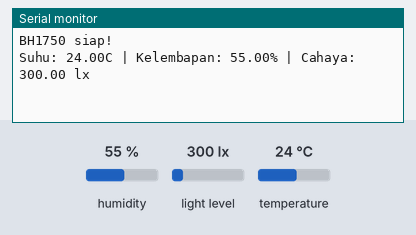
The program below on a simulated ESP32. On the bench: the last lines printed to the serial monitor. The inputs (shaded band) are chosen by the test bench; at power-on: humidity 55 %, light level 300 lx, temperature 24 °C. WiFi joins after 1.5 s; servers stay silent unless stated.

Above: at 3.0 s.
3.1 s: humidity set to 22 %
At 4.4 s:
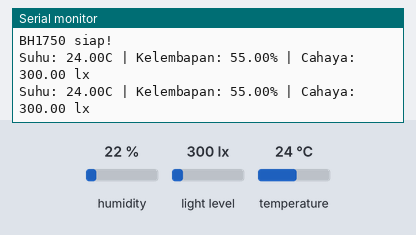
4.6 s: light level set to 40 lx
At 5.6 s:
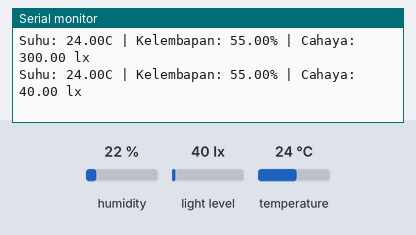
6.1 s: temperature set to 12 °C
At 7.4 s:
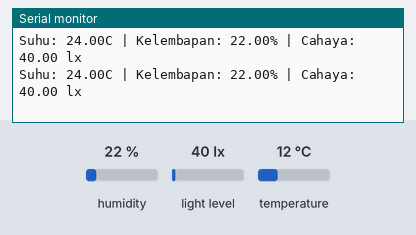
7.6 s: light level set to 500 lx
At 8.1 s:
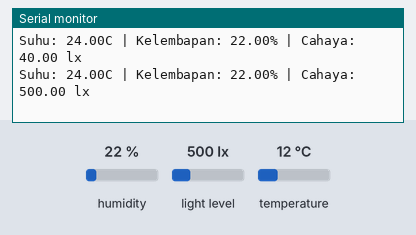
9.1 s: humidity set to 40 %
At 10.6 s:
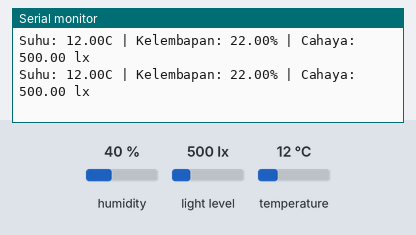
Timing chart, 0 to 11.6 s (numbered marks = the images above; inputs shaded):
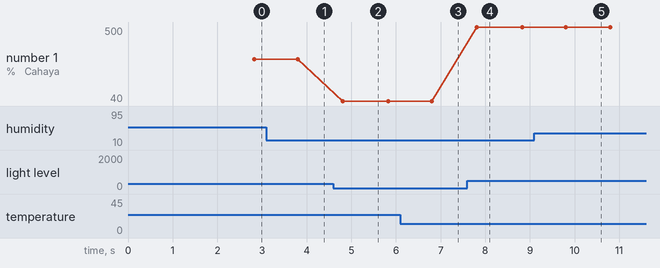

The program:

main.cpp
```cpp
// --- KREDENSIAL BLYNK & WIFI ---
#define BLYNK_TEMPLATE_ID "TMPL6votdTynk"
#define BLYNK_TEMPLATE_NAME "Monitoring Kualitas Lingkungan"
#define BLYNK_AUTH_TOKEN "3UfXQeBXbURlW04h1Lu-vtRVne4fkaSK"

#include <Arduino.h>
#include <WiFi.h>
#include <WiFiClient.h>
#include <BlynkSimpleEsp32.h>
#include <DHT.h>
#include <Wire.h>
#include <BH1750.h>

char ssid[] = "TSRD Family";
char pass[] = "TSRD22!!";

// --- DEFINISI PIN ---
#define DHTPIN 23
#define DHTTYPE DHT11

// --- OBJEK SENSOR ---
DHT dht(DHTPIN, DHTTYPE);
BH1750 lightMeter;
BlynkTimer timer;

// --- FUNGSI PEMBACAAN DATA ---
void sendSensor() {
  // 1. Baca DHT11
  float h = dht.readHumidity();
  float t = dht.readTemperature();

  // 2. Baca BH1750
  float lux = lightMeter.readLightLevel();

  // Validasi data DHT
  if (isnan(h) || isnan(t)) {
    Serial.println("Gagal membaca sensor DHT!");
  } else {
    // Kirim ke Blynk
    Blynk.virtualWrite(V0, t); // Suhu
    Blynk.virtualWrite(V1, h); // Kelembapan

    // Debugging Serial Monitor
    Serial.print("Suhu: "); Serial.print(t); Serial.print("C | ");
    Serial.print("Kelembapan: "); Serial.print(h); Serial.print("% | ");
  }

  // Validasi data BH1750
  if (lux >= 0) {
    Blynk.virtualWrite(V2, lux); // Cahaya
    Serial.print("Cahaya: "); Serial.print(lux); Serial.println(" lx");
  }
}

void setup() {
  Serial.begin(115200);

  // Inisialisasi I2C (SDA=21, SCL=22)
  Wire.begin();

  // Mulai Sensor
  dht.begin();
  if (lightMeter.begin()) {
    Serial.println("BH1750 siap!");
  } else {
    Serial.println("BH1750 error - Cek kabel!");
  }

  // Koneksi ke Blynk
  Blynk.begin(BLYNK_AUTH_TOKEN, ssid, pass);

  // Atur interval pengiriman data setiap 1 detik (1000L)
  timer.setInterval(1000L, sendSensor);
}

void loop() {
  Blynk.run();
  timer.run();
}
```

Measured:
- after the input at 4.6 s, the serial monitor: prints a new line after 0.20 s (image 2)
- after the input at 7.6 s, the serial monitor: prints a new line after 0.20 s (image 4)
- plotted number 1: 300 → 40 after the input at 4.6 s, 40 → 500 after the input at 7.6 s
